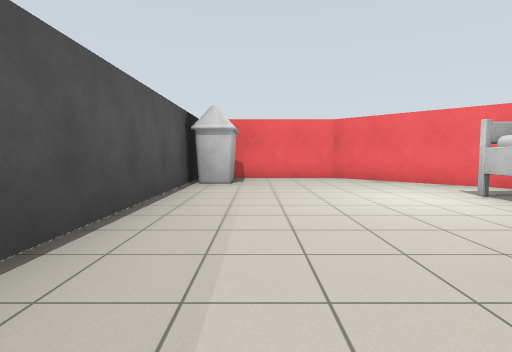
[1] (above)

22 first-person views from a walk through a Gazebo world. The camera is 1 m above the floor, tilts 4° down and sees 80° across. The floor is counted in squares, 2 m on a side. Each view is taken from the middle of a square. On the plan, view 1 faces up. The plan holds only what a view shows up to about 9 squares ahead; the rest is blank. Simple shapes stand in for some stock models. Surface patterns are stand-ins for the level's own textures.

[2]
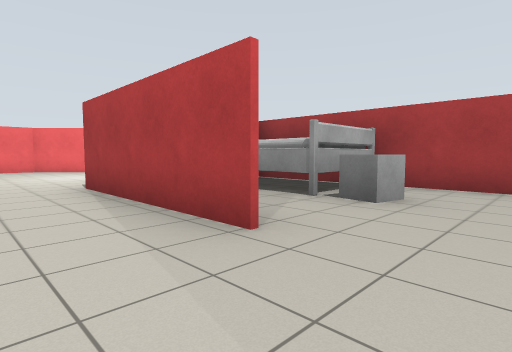

[3]
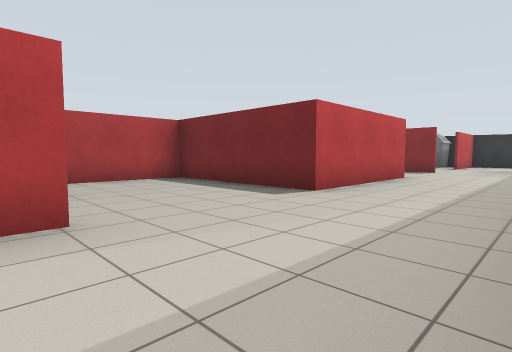

[4]
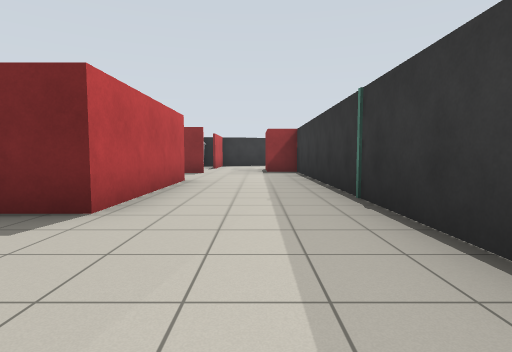

[5]
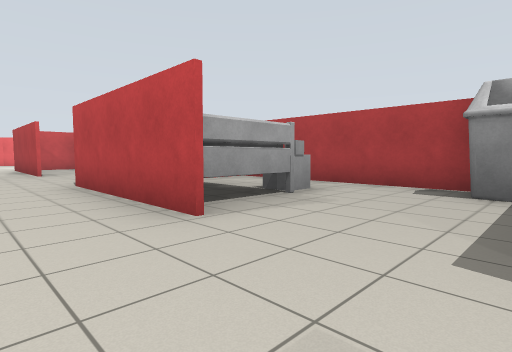

[6]
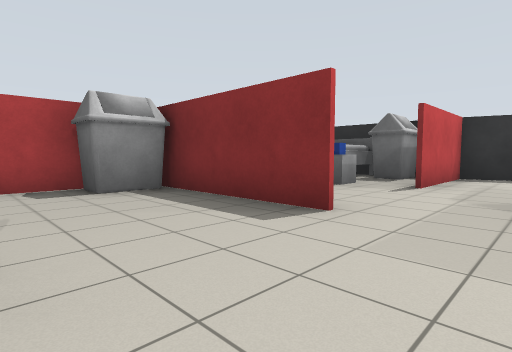

[7]
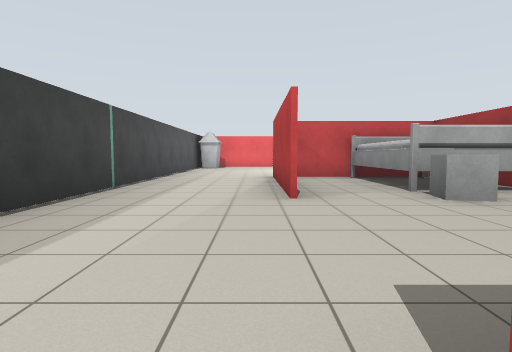

[8]
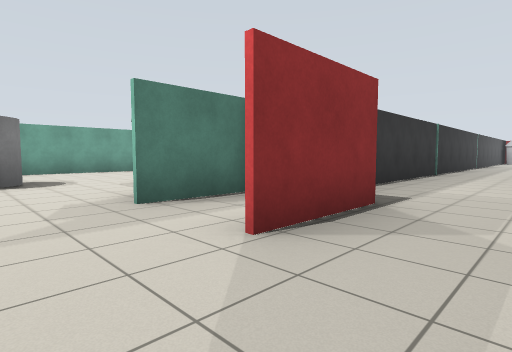

[9]
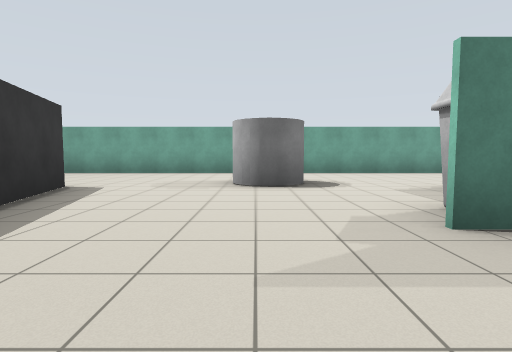

[10]
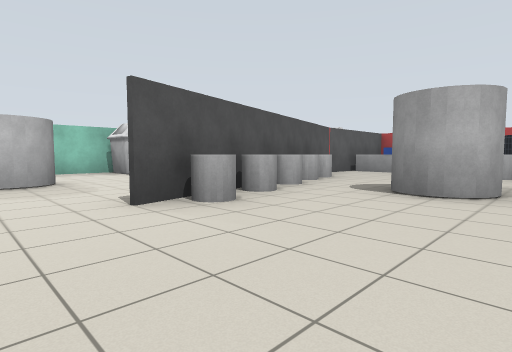

[11]
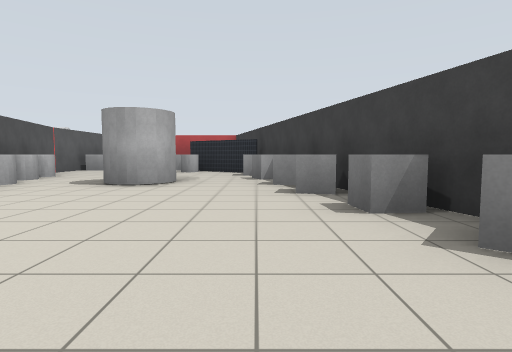

[12]
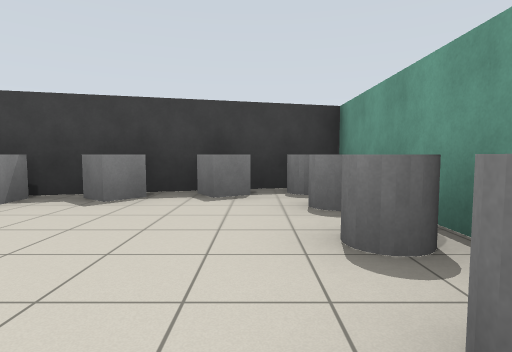

[13]
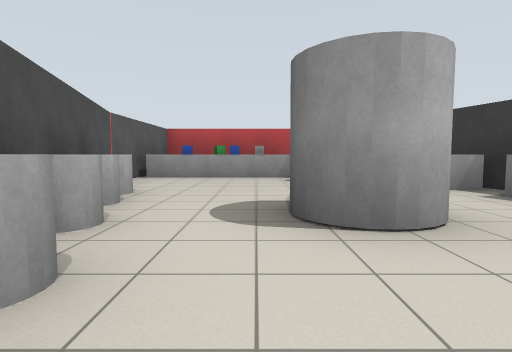

[14]
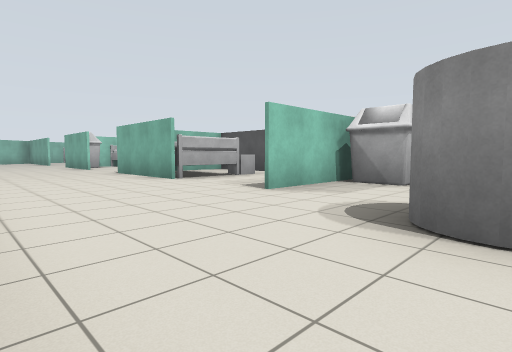

[15]
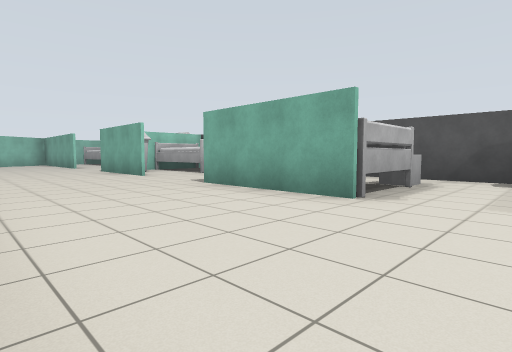

[16]
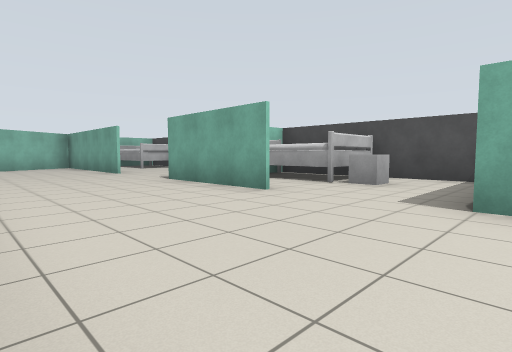

[17]
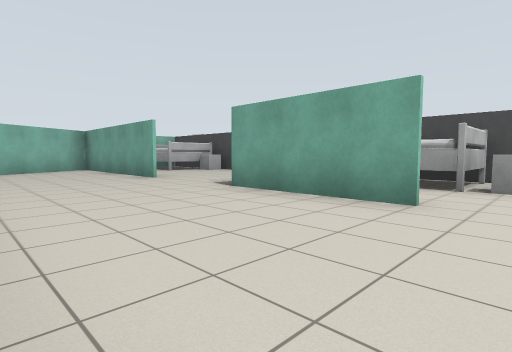

[18]
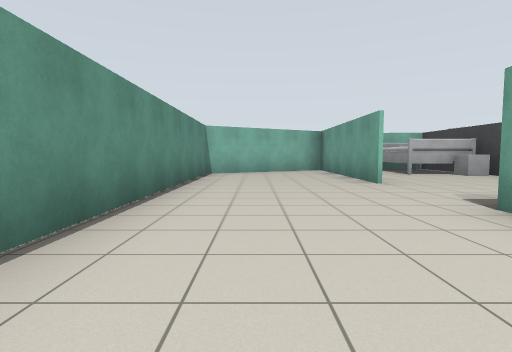

[19]
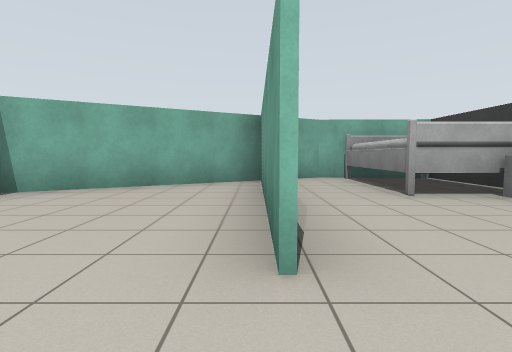

[20]
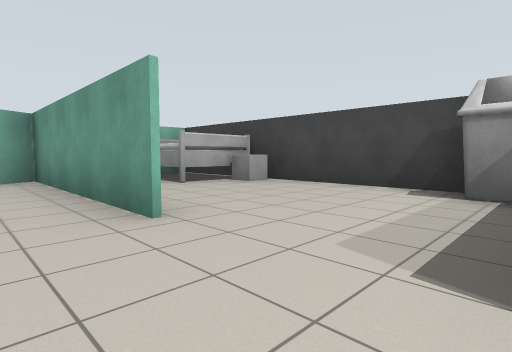

[21]
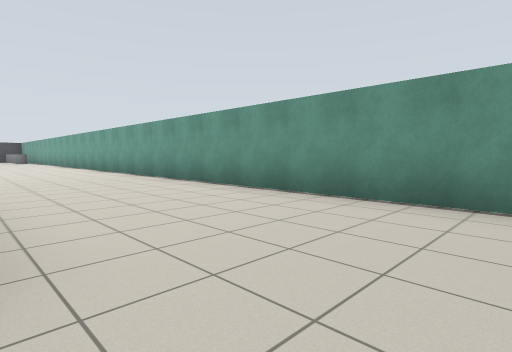

[22]
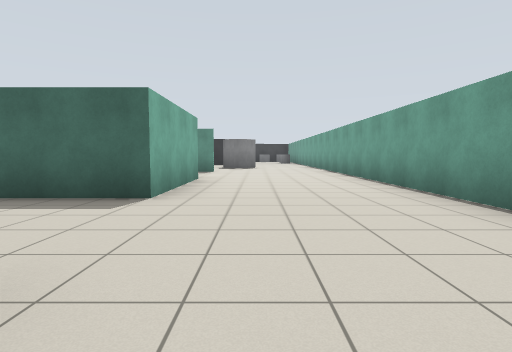

### Floor plan
Points are (right, up) in squares from view 1. A wall is a line through its corners. A room is listed if a view was taken in it or the views show most of it. See-through windows are left out.
Room 1 (views 1, 3)
walls: (-1.2, 4.9) (-1.2, -3.5); (3.8, 4.4) (1.7, 6.6) (-0.5, 6.6); (1.4, -2.6) (1.4, 1)
ways out: opening at (0, -2) to room 2; opening at (-1, -2.5) to room 3; opening at (-1, 5.5) to room 3
objects: bin (-1, 6); bed (3, 2) to (4, 3)
Room 2 (views 2, 4, 5, 6, 7)
walls: (3.4, -5.6) (5, -5.6); (-1.2, -3.5) (-1.2, -11.9) (-0.3, -11.9); (5, -10.4) (5, 0.9) (2.4, 0.9); (1.4, -11.4) (3.5, -11.4)
ways out: opening at (0, -2) to room 1; opening at (1, -11) to room 3
objects: bed (2, -9) to (3, -6); other object (3, -9); grey box (3, -8); grey box (3, -2) to (4, -2); bed (3, -1) to (4, 0)
Room 3 (views 8, 9, 10, 11, 12, 13, 14, 15, 16, 17, 18, 19, 20, 21, 22)
walls: (-4.9, -11.9) (-4.2, -11.9); (-2.3, -12) (-4.8, -12); (-2, -12.1) (-2, -13.7); (-1.3, -10.5) (-1.3, -7.9); (-0.3, -11.9) (-0.3, -13.8); (-1.3, -6) (-1.3, -1.4); (-8.3, -15.6) (-8.3, -20.2); (-1.6, -17.2) (-2.7, -17.5); (-4.9, -4.1) (-4.9, -2); (0.6, -16.6) (1.4, -16.4) (0.3, -16.7); (1.4, -16.4) (1.4, -13.9); (-1.3, -0.1) (-1.3, 5); (-4.9, 1.1) (-4.9, 6); (-1.7, -23) (1.9, -22); (5, -20.1) (5, -16.4); (-8.3, -24.8) (-3.5, -23.5); (-3.6, 6.7) (-8.3, 3.9) (-8.3, -13.9); (-1.2, 6.6) (-3.6, 6.6)
ways out: opening at (-1, -2.5) to room 1; opening at (-1, 5.5) to room 1; opening at (1, -11) to room 2
objects: grey cylinder (-8, -24); grey cylinder (-8, -23); grey cylinder (-8, -22); grey cylinder (-8, -21); grey box (-7, -24); grey cylinder (-6, -15) to (-5, -15); grey box (-5, -24); grey box (-4, -23); grey cylinder (-4, -18); bed (-4, -9) to (-3, -7); other object (-4, -3) to (-4, -2); grey box (-3, -23); grey cylinder (-3, -18); bin (-3, -13); grey box (-3, -9); grey box (-3, -5) to (-3, -4); bed (-3, -4) to (-2, -2); bed (-3, 4) to (-2, 6); grey box (-2, -23); grey cylinder (-2, -20) to (-1, -20); grey cylinder (-2, -18); bin (-2, -1); grey box (-2, 4); grey cylinder (-1, -17); grey box (0, -22); grey cylinder (0, -17); grey box (1, -22); fence (2, -21) to (3, -20); grey cylinder (2, -20); bin (2, -16) to (3, -15); other object (3, -19); other object (3, -18); other object (3, -17); bed (3, -16) to (4, -14); other object (3, -14); grey box (3, -13); grey box (4, -20) to (4, -17)

Where each view was taken, in squares from view 1:
view 1: 0 up, 0 right, facing up
view 2: 4 down, 0 right, facing up-right
view 3: 2 down, 1 left, facing down-right
view 4: 3 down, 0 right, facing down
view 5: 11 down, 0 right, facing up-right
view 6: 9 down, 0 right, facing down-right
view 7: 6 down, 1 right, facing up
view 8: 15 down, 1 right, facing up-left
view 9: 15 down, 0 right, facing left
view 10: 21 down, 6 left, facing up-right
view 11: 22 down, 7 left, facing right
view 12: 20 down, 7 left, facing down
view 13: 19 down, 4 left, facing right
view 14: 15 down, 8 left, facing up-right
view 15: 11 down, 8 left, facing up-right
view 16: 7 down, 8 left, facing up-right
view 17: 5 down, 8 left, facing up-right
view 18: 4 down, 7 left, facing up
view 19: 0 up, 5 left, facing up
view 20: 1 down, 6 left, facing up-right
view 21: 0 up, 5 left, facing down-left
view 22: 3 down, 6 left, facing down
